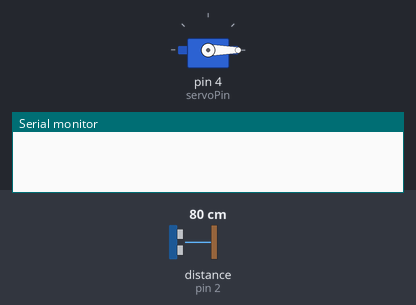
The sketch below on a simulated Arduino Uno, built with avr-gcc and run on an emulated ATmega328P. Parts: servo, the last lines printed to the serial monitor. Wiring (inferred from the names in the program): ultrasonic range finder: trigger pin 3; echo pin 2. The inputs (shaded band) are chosen by the test bench; at power-on: distance to the obstacle (sensor on pin 2) 80 cm. The echo pulse lasts 58.3 µs per cm.

Above: at 0.05 s.
At 1.5 s:
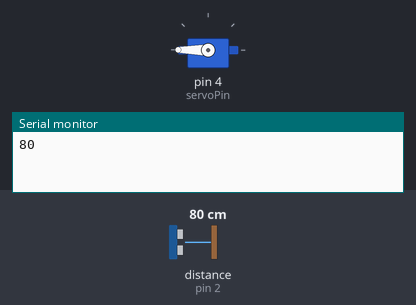
At 3.0 s:
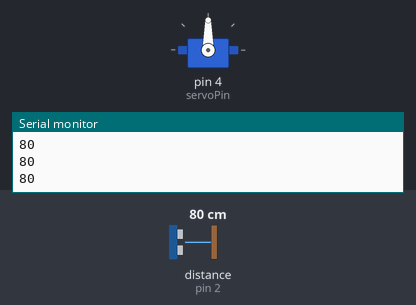
Timing chart, 0 to 6.9 s (numbered marks = the images above):
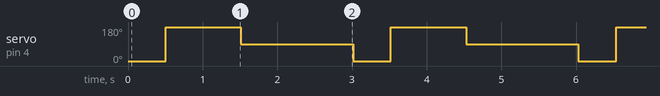

The sketch:

servo.ino
```cpp
#include <Servo.h>

Servo myservo;
int inputPin=2;
int outputPin=3;
int servoPin=4;

void setup()
{
  Serial.begin(9600);
  pinMode(inputPin, INPUT);
  pinMode(outputPin, OUTPUT);
  myservo.attach(servoPin);
  myservo.write(90);
}

void loop()
{
  int distance = 0;

  myservo.write(0);
  delay(500);
  distance = sendEcho();

  myservo.write(180);
  delay(1000);
  distance = sendEcho();

  myservo.write(90);
  delay(500);
  distance = sendEcho();

  delay(1000);
}

int sendEcho()
{
  int ret = 0;

  digitalWrite(outputPin, LOW);
  delayMicroseconds(2);
  digitalWrite(outputPin, HIGH);
  delayMicroseconds(10);
  digitalWrite(outputPin, LOW);

  ret = pulseIn(inputPin, HIGH) / 58;

  Serial.println(ret);
  return ret;
}
```

Measured:
- by itself, servo on pin 4 (servoPin): repeats every 3.0 s: 90° 1.5 s, 0° 0.51 s, 180° 1.0 s
